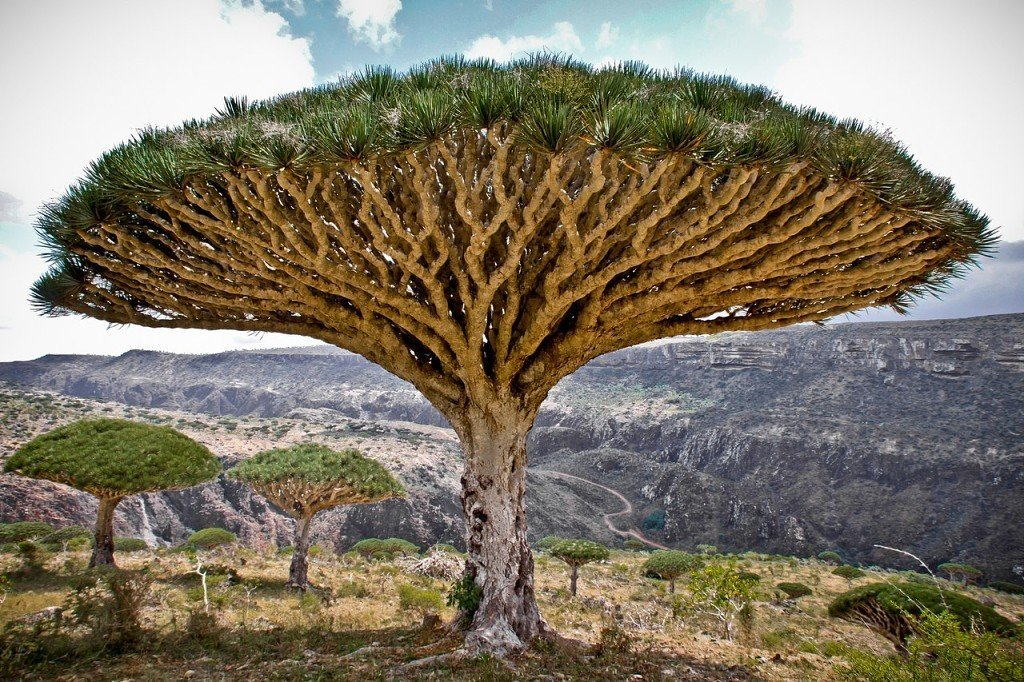
#> input picture scale1200.jpg, 1024 x 682 px
$ python old_filter.py
#> lines starting #> are read from the running program, lines starting #| are printed output that depends on the picture
from PIL import Image
import numpy as np
import cProfile as profile

def transform_image_to_mosaic(input_image, mosaic_width, mosaic_height, scale, mosaic_name, format_name):
    image_array = np.array(input_image)
    mosaic_array = get_gray_mosaic_array(image_array, mosaic_width, mosaic_height, scale)
    mosaic_image = Image.fromarray(mosaic_array)
    mosaic_image.save(mosaic_name + format_name)


def get_gray_mosaic_array(image_array, mosaic_width, mosaic_height, scale):
    width = len(image_array)
    height = len(image_array[1])
    for current_width in range(0, width, mosaic_width):
        for current_height in range(0, height, mosaic_height):
            average_color = get_average_color(image_array, current_width, mosaic_width, current_height, mosaic_height)
            gray_color = average_color - average_color % scale
            image_array[current_width: current_width + mosaic_width,
            current_height: current_height + mosaic_height] = np.full(3, gray_color)
    return image_array


def get_average_color(image_array, width, mosaic_width, height, mosaic_height):
    mosaic_resolution = mosaic_height * mosaic_width
    average_color_on_screen = np.sum(image_array[width: width + mosaic_width, height: height + mosaic_height]) // 3
    average_color = average_color_on_screen // mosaic_resolution
    return average_color


input_image = Image.open(input("Введите путь до изображение: "))
#> the answer given: scale1200.jpg
#> input_image is the input picture: PIL image 1024x682 RGB; mean R, G, B 128.4, 120.1, 103.3
mosaic_width = int(input("Введите целое положительное число для ширины мозайки: "))
#> the answer given: 100
mosaic_height = int(input("Введите целое положительное число для высоты мозайки: "))
#> the answer given: 100
scale = int(input("Введите целое положительное число для масштаба градации серых цветов в мозайке: "))
#> the answer given: 3
mosaic_name = input("Введите название для готовой мозайки: ")
#> the answer given: scale1200.jpg
format_name = input("Введите формат для готовой мозайки: ")
#> the answer given: scale1200.jpg
pr = profile.Profile()
pr.disable()
pr.enable()
transform_image_to_mosaic(input_image, mosaic_width, mosaic_height, scale, mosaic_name, format_name)
#> in get_gray_mosaic_array, `width = len(image_array)`: width = 682
#> in get_gray_mosaic_array, `height = len(image_array[1])`: height = 1024
#> the loop in get_gray_mosaic_array, `for current_width in range(0, width, mosaic_width):` made 7 passes
#> after the loop in get_gray_mosaic_array, `for current_width in range(0, width, mosaic_width):`:
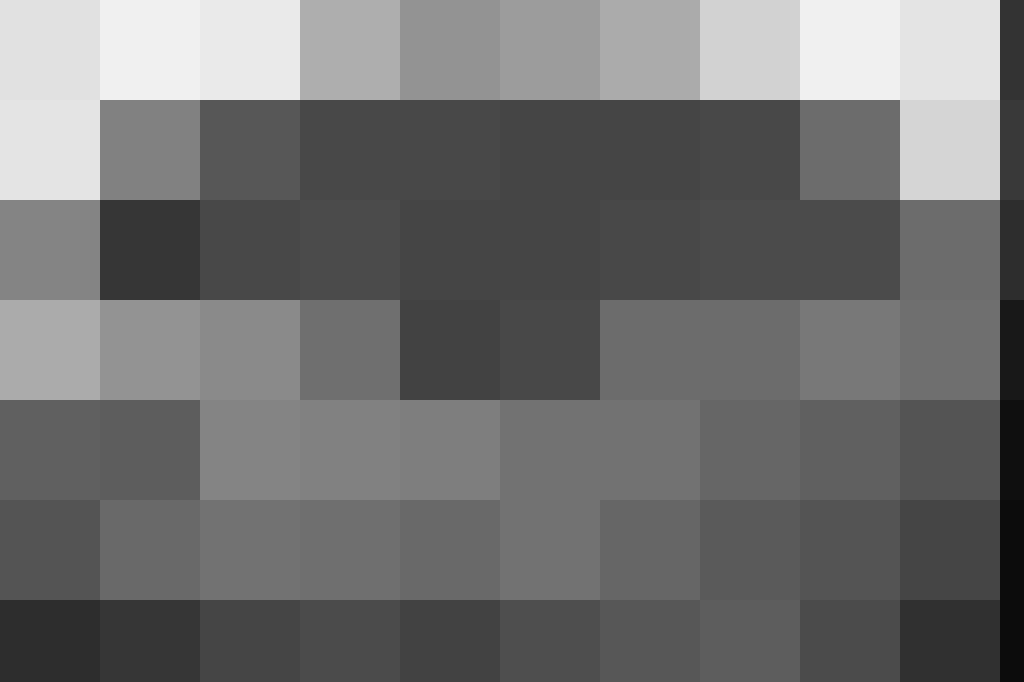
#> image_array: shape (682, 1024, 3); min 12, max 240, mean 111.4
pr.disable()
pr.dump_stats('profile_old.pstat')
